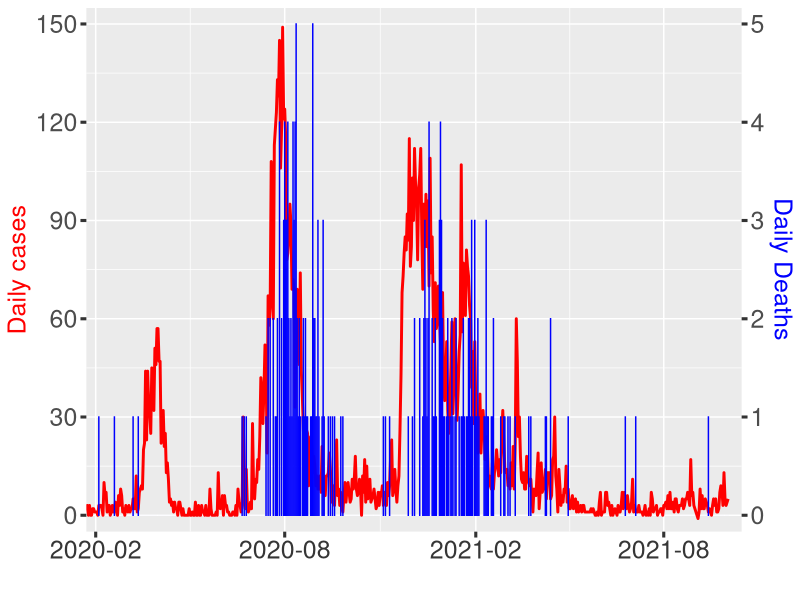
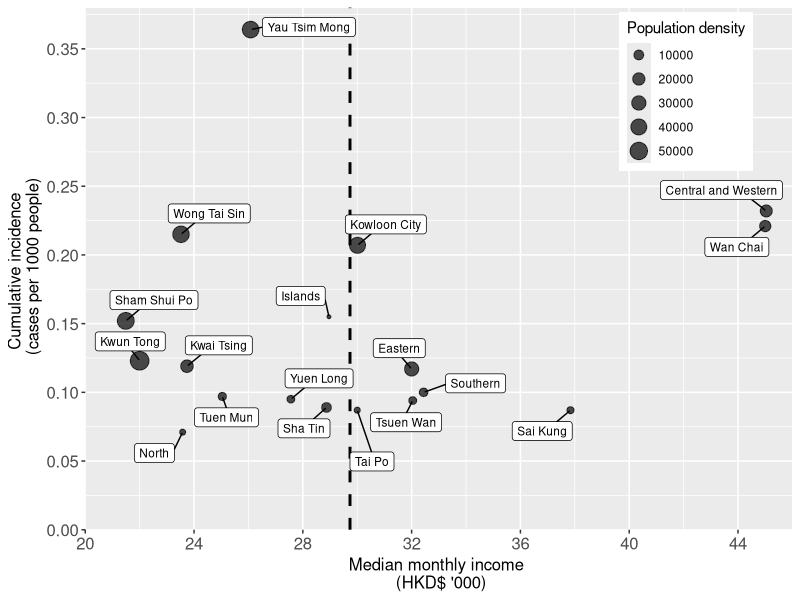
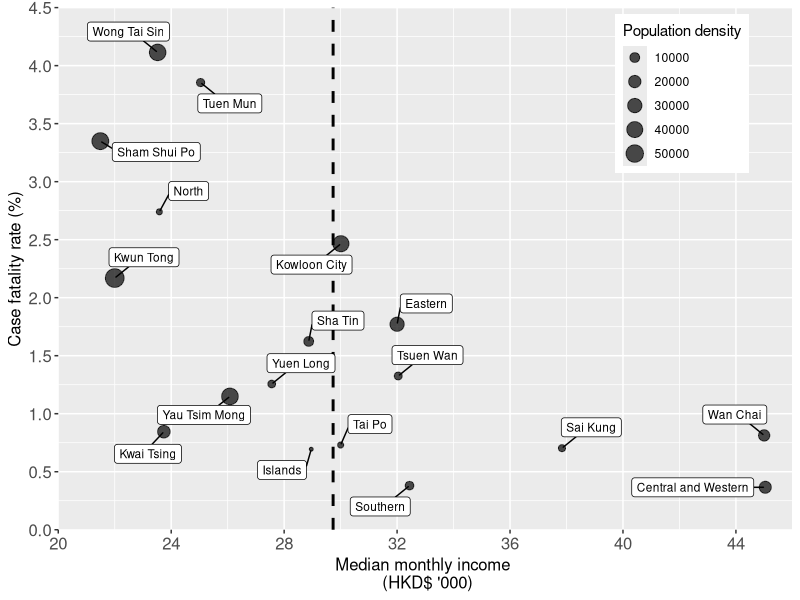
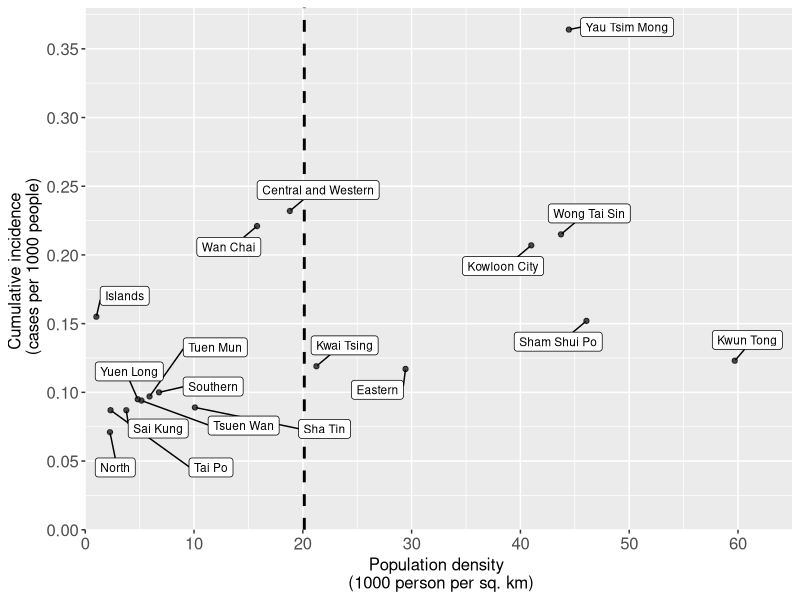
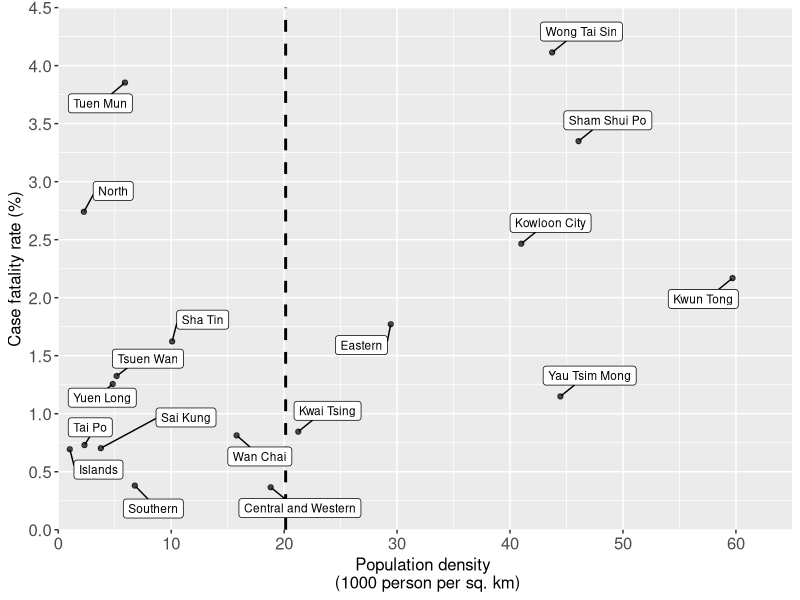
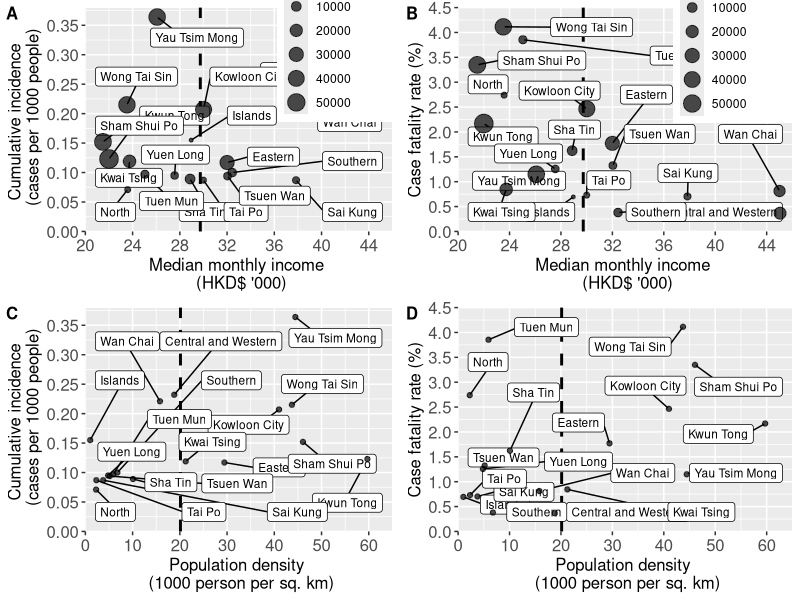
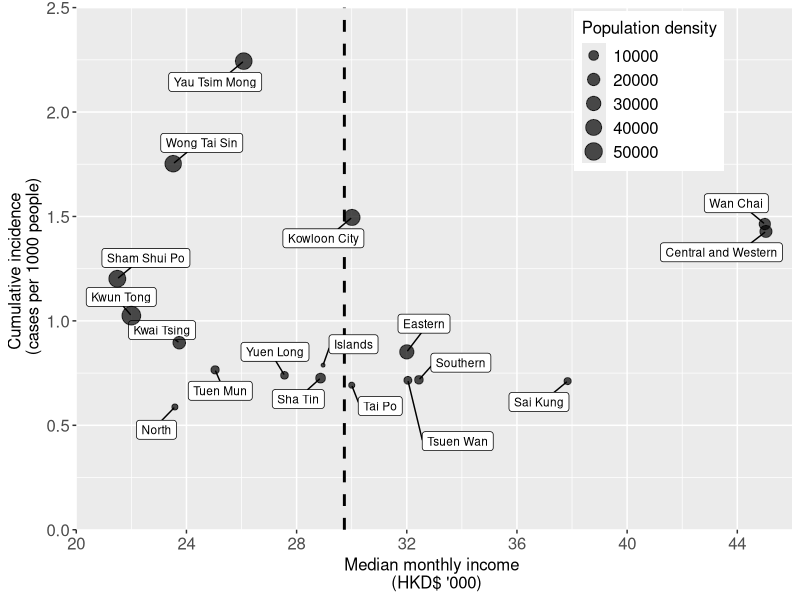
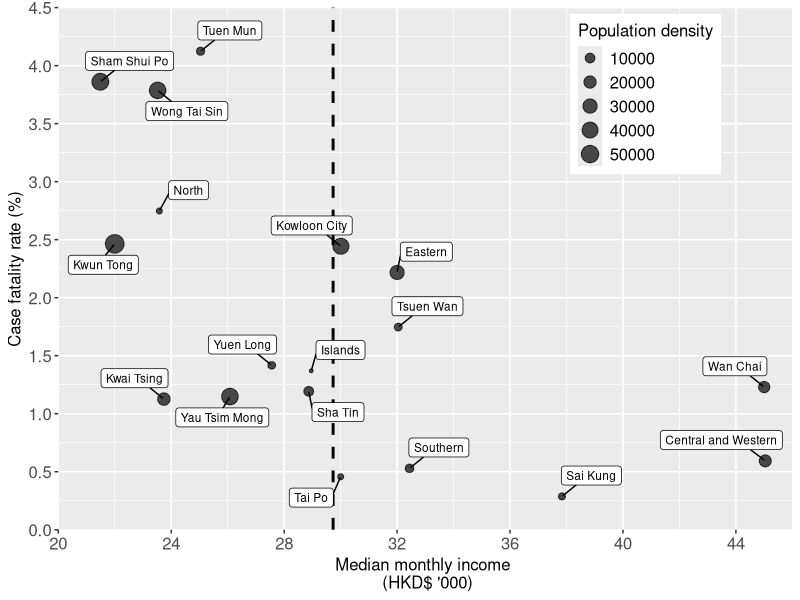

Reproduce these figures in R, in order.
if(!require(ggplot2)){
 install.packages("ggplot2")
}
if(!require(plyr)){
  install.packages("plyr")
}
if(!require(ggpubr)){
  install.packages("ggpubr")
}
if(!require(data.table)){
  install.packages("data.table")
}
if(!require(carData)){
  install.packages("carData")
}
if(!require(car)){
  install.packages("car")
}
if(!require(pscl)){
  install.packages("pscl")
}
if(!require(ggrepel)){
  install.packages("ggrepel")
}
if(!require(patchwork)){
  install.packages("patchwork")
}
if(!require(reshape2)){
  install.packages("reshape2")
}
if(!require(tidyr)){
  install.packages("tidyr")
}
if(!require(dplyr)){
  install.packages("dplyr")
}
if(!require(lubridate)){
  install.packages("lubridate")
}
if(!require(reshape2)){
  install.packages("reshape2")
}
if(!require(scales)){
  install.packages("scales")
}
if(!require(forcats)){
  install.packages("forcats")
}
if(!require(corrplot)){
  install.packages("corrplot")
}
if(!require(Hmisc)){
  install.packages("Hmisc")
}

library(ggplot2)
library(plyr)
library(ggpubr)
library(data.table)
library(carData)
library(car)
library(pscl)
library(ggrepel)
library(patchwork)
library(reshape2)
library(tidyr)
library(dplyr)
library(lubridate)
library(reshape2)
library(scales)
library(forcats)
library(corrplot)
library(Hmisc)
options(ggrepel.max.overlaps = Inf)

#District & Territory Demographic
DD<-read.csv("data/dis_inc_cfr.csv")
DS<-read.csv("data/dis_inc_cfr_symptomatic.csv")
TS<-read.csv("data/Territory_symptomatic.csv")
Covid2<-read.csv("data/Covid model_symptomatic.csv")

#Data Management
Covid2_Elderly<-Covid2%>%group_by(Age)%>%filter(any(Age>64))
Covid2_Elderly_Death<-Covid2_Elderly%>%group_by(event)%>%filter(any(event=="1"))
Covid2_Elderly_Cases.in.district<-Covid2_Elderly%>%group_by(district)%>%dplyr::summarise(Total=n()) # use dplyr::summarise
Covid2_Elderly_Death.in.district<-Covid2_Elderly_Death%>%group_by(district)%>%dplyr::summarise(Death=n())
new_row1 = list("Tai Po",0)
new_row2 = list(district="Sai Kung",Death=0)
Covid2_Elderly_Death.in.district = rbind(Covid2_Elderly_Death.in.district,new_row1)
Covid2_Elderly_Death.in.district = rbind(Covid2_Elderly_Death.in.district,new_row2)
Covid2_Elderly.in.district=left_join(Covid2_Elderly_Cases.in.district, Covid2_Elderly_Death.in.district)
Covid2_Elderly.in.district<-Covid2_Elderly.in.district%>%mutate(CFR_elderly=round(Death/Total*100,2))
colnames(Covid2_Elderly.in.district)[c(1)]<-c("District")
CFR_Overview=left_join(Covid2_Elderly.in.district, DS)
CFR_Overview<-subset(CFR_Overview,select =c(District,CFR_elderly,cfr_percent,income_trans,population_density))

#Sampling Distribution
Latest<-read.csv("data/Latest Situation.csv")

Latest$Report.date<-dmy(Latest$Report.date)
Latest<-Latest%>% mutate(Daily= Number.of.confirmed.cases - lag(Number.of.confirmed.cases, default = 0))
Latest<-Latest%>% mutate(Death= Number.of.death.cases - lag(Number.of.death.cases, default = 0))

Figure1B<-ggplot(Latest, aes(x=Report.date)) +
  geom_line(aes(y=Daily),size=1,color="red") + 
  geom_bar(aes(y=Death*30),width = 0.01,stat = "identity",color="blue") +  
  scale_x_date(date_labels = "%Y-%m", 
               breaks = seq(as.Date("2020-02-1"), as.Date("2021-10-1"), by="6 month"),expand = c(0,0),limits = c(as.Date("2020-01-23"), as.Date("2021-10-15"))) + 
  labs(x="") + 
  theme(axis.text.x=element_text(hjust=0.5)) +
  scale_y_continuous(name="Daily cases",expand=c(0,0),limits = c(-5, 155),breaks = seq(0, 150, 30), 
                     sec.axis = sec_axis(~./30,name = "Daily Deaths")) +   
  theme(axis.text.x=element_text(size=18,color = "#363636"),
        axis.text.y=element_text(size=18),
        axis.title = element_text(size = 18,color="red"),
        axis.title.y.right = element_text(size=18, color = "blue"),
        axis.ticks.length=unit(.15, "cm"),
        axis.ticks = element_line(size = 1.05))
Figure1B

#Scatter Plot_Total#
Scatter_Total_CI_I<-ggplot(DD,aes(x=Income_1k, y=Cumulative.Incidence.Rate_percentage, size =population_density, label=District)) + 
  geom_vline(xintercept=c(mean(DD$Income_1k)), linetype="dashed",lwd=1) + 
  geom_label_repel(size = 3,min.segment.length = 0, box.padding = 0.5)+ geom_point(alpha=0.7)+
  xlab("Median monthly income \n (HKD$ '000)") + ylab("Cumulative incidence \n (cases per 1000 people)") + labs(size="Population density")
Scatter_Total_CI_I<-Scatter_Total_CI_I + scale_x_continuous(expand= c(0,0), limits = c(20,46),breaks = seq(20, 46, 4)) +
  scale_y_continuous(expand=c(0,0), limits=c(0,0.38), breaks= seq(0,0.35,0.05)) + labs(size="Population density")+
  theme(axis.text=element_text(size=12), axis.title = element_text(size = 12), legend.position = c(0.85,0.84)) 
Scatter_Total_CI_I

Scatter_Total_CFR_I<-ggplot(DD,aes(x=Income_1k, y=cfr_percent, size =population_density, label=District)) + 
  geom_vline(xintercept=c(mean(DD$Income_1k)), linetype="dashed",lwd=1) +
  geom_label_repel(size = 3,min.segment.length = 0, box.padding = 0.5)+ geom_point(alpha=0.7)+
  xlab("Median monthly income \n (HKD$ '000)") + ylab("Case fatality rate (%)")
Scatter_Total_CFR_I<-Scatter_Total_CFR_I + scale_x_continuous(expand= c(0,0), limits = c(20,46),breaks = seq(20, 46, 4)) +
  scale_y_continuous(expand=c(0,0), limits=c(0,4.5), breaks= seq(0,4.5,0.5)) + labs(size="Population density")+
  theme(axis.text=element_text(size=12), axis.title = element_text(size = 12), legend.position = c(0.85,0.835)) 
Scatter_Total_CFR_I

Scatter_Total_CI_PD<-ggplot(DD,aes(x=population.density_1k, y=Cumulative.Incidence.Rate_percentage, label=District))+ 
  geom_vline(xintercept=c(mean(DD$population.density_1k)), linetype="dashed",lwd=1) +
  geom_label_repel(size = 3,min.segment.length = 0, box.padding = 0.5)+ geom_point(alpha=0.7)+
  xlab("Population density \n (1000 person per sq. km)") + ylab("Cumulative incidence \n (cases per 1000 people)")
Scatter_Total_CI_PD<-Scatter_Total_CI_PD + scale_x_continuous(expand= c(0,0), limits = c(0,65),breaks = seq(0, 60, 10)) +
  scale_y_continuous(expand=c(0,0), limits=c(0,0.38), breaks= seq(0,0.35,0.05))+
  theme(axis.text=element_text(size=12), axis.title = element_text(size = 12))
Scatter_Total_CI_PD

Scatter_Total_CFR_PD<-ggplot(DD,aes(x=population.density_1k, y=cfr_percent, label=District)) + 
  geom_vline(xintercept=c(mean(DD$population.density_1k)), linetype="dashed",lwd=1) +
  geom_label_repel(size = 3,min.segment.length = 0, box.padding = 0.5)+ geom_point(alpha=0.7)+
  xlab("Population density \n (1000 person per sq. km)") + ylab("Case fatality rate (%)")
Scatter_Total_CFR_PD<-Scatter_Total_CFR_PD + scale_x_continuous(expand= c(0,0), limits = c(0,65),breaks = seq(0, 60, 10)) +
  scale_y_continuous(expand=c(0,0), limits=c(0,4.5), breaks= seq(0,4.5,0.5))+
  theme(axis.text=element_text(size=12), axis.title = element_text(size = 12))
Scatter_Total_CFR_PD

FigureS6<-ggarrange(Scatter_Total_CI_I,Scatter_Total_CFR_I,Scatter_Total_CI_PD,Scatter_Total_CFR_PD,
                    labels = c("A","B","C","D"),font.label = list(size = 12),
                    ncol = 2, nrow = 2)
FigureS6

#Scatter Plot_Symptomatic#
Scatter_Symptomatic_CI_I<-ggplot(DS,aes(x=income_trans, y=inc_perk, size =population_density, label=District)) + 
  geom_vline(xintercept=c(mean(DD$Income_1k)), linetype="dashed",lwd=1) +
  geom_label_repel(size = 3,min.segment.length = 0, box.padding = 0.5)+ geom_point(alpha=0.7)+
  xlab("Median monthly income \n (HKD$ '000)") + ylab("Cumulative incidence \n (cases per 1000 people)") + labs(size="Population density")
Scatter_Symptomatic_CI_I<-Scatter_Symptomatic_CI_I + scale_x_continuous(expand= c(0,0), limits = c(20,46),breaks = seq(20, 46, 4)) +
  scale_y_continuous(expand=c(0,0), limits=c(0,2.5), breaks= seq(0,2.5,0.5)) + labs(size="Population density")+
  theme(axis.text=element_text(size=12), axis.title = element_text(size = 12), legend.position = c(0.8,0.84),
        legend.title = element_text(size=12),legend.text = element_text(size=12))
Scatter_Symptomatic_CI_I

Scatter_Symptomatic_CFR_I<-ggplot(DS,aes(x=income_trans, y=cfr_percent, size =population_density, label=District)) + 
  geom_vline(xintercept=c(mean(DD$Income_1k)), linetype="dashed",lwd=1) +
  geom_label_repel(size = 3,min.segment.length = 0, box.padding = 0.5)+ geom_point(alpha=0.7) +
  xlab("Median monthly income \n (HKD$ '000)") + ylab("Case fatality rate (%)")
Scatter_Symptomatic_CFR_I<-Scatter_Symptomatic_CFR_I + scale_x_continuous(expand= c(0,0), limits = c(20,46),breaks = seq(20, 46, 4)) +
  scale_y_continuous(expand=c(0,0), limits=c(0,4.5), breaks= seq(0,4.5,0.5)) + labs(size="Population density")+
  theme(axis.text=element_text(size=12), axis.title = element_text(size = 12), legend.position = c(0.8,0.835),
        legend.title = element_text(size=12),legend.text = element_text(size=12))
Scatter_Symptomatic_CFR_I

Scatter_Symptomatic_CI_PD<-ggplot(DS,aes(x=population_density_1000, y=inc_perk, label=District)) + 
  geom_vline(xintercept=c(mean(DD$population.density_1k)), linetype="dashed",lwd=1) +
  geom_label_repel(size = 3,min.segment.length = 0, box.padding = 0.5)+ geom_point(alpha=0.7) +
  xlab("Population density \n (1000 Person per sq. km)") + ylab("Cumulative incidence \n (cases per 1000 people)")
Scatter_Symptomatic_CI_PD<-Scatter_Symptomatic_CI_PD + scale_x_continuous(expand= c(0,0), limits = c(0,65),breaks = seq(0, 60, 10)) +
  scale_y_continuous(expand=c(0,0), limits=c(0,2.5), breaks= seq(0,2.5,0.5))+
  theme(axis.text=element_text(size=12), axis.title = element_text(size = 12))
Scatter_Symptomatic_CI_PD

Scatter_Symptomatic_CFR_PD<-ggplot(DS,aes(x=population_density_1000, y=cfr_percent, label=District)) + 
  geom_vline(xintercept=c(mean(DD$population.density_1k)), linetype="dashed",lwd=1) +
  geom_label_repel(size = 3,min.segment.length = 0, box.padding = 0.5)+ geom_point(alpha=0.7)+
  xlab("Population density \n 1000 Person per sq. km)") + ylab("Case fatality rate (%)")
Scatter_Symptomatic_CFR_PD<-Scatter_Symptomatic_CFR_PD + scale_x_continuous(expand= c(0,0), limits = c(0,65),breaks = seq(0, 60, 10)) +
  scale_y_continuous(expand=c(0,0), limits=c(0,4.5), breaks= seq(0,4.5,0.5))+
  theme(axis.text=element_text(size=12), axis.title = element_text(size = 12))
Scatter_Symptomatic_CFR_PD

Figure2<-ggarrange(Scatter_Symptomatic_CI_I,Scatter_Symptomatic_CFR_I,Scatter_Symptomatic_CI_PD,Scatter_Symptomatic_CFR_PD,
                   labels = c("A","B","C","D"), font.label = list(size = 12),
                   ncol = 2, nrow = 2)
Figure2

Scatter_CFR_Comparsion<-ggplot(CFR_Overview,aes(x=cfr_percent, y=CFR_elderly, label=District)) + 
  geom_label_repel(size = 3.5,min.segment.length = 0, box.padding = 0.5)+ geom_point(alpha=0.7,size=5)+
  xlab("Case fatality rate \n in symptomatic patients (%)") + ylab(" Case fatality rate \n in elderly (%)") + 
  scale_x_continuous(expand= c(0,0), limits = c(0,4.5),breaks = seq(0, 4, 1)) +
  scale_y_continuous(expand=c(0,0.1), limits=c(0,18), breaks= seq(0,18,2))+
  theme(axis.text=element_text(size=18), axis.title = element_text(size = 18)) 
Scatter_CFR_Comparsion

Scatter_Symptomatic_Elderly_CFR_I<-ggplot(CFR_Overview,aes(x=income_trans, y=CFR_elderly, size =population_density, label=District)) + 
  geom_vline(xintercept=c(mean(CFR_Overview$income_trans)), linetype="dashed",lwd=1) +
  geom_label_repel(size = 8.5,min.segment.length = 0, box.padding = 0.5)+ geom_point(alpha=0.7) +
  xlab("Median monthly income \n (HKD$ '000)") + ylab("Case fatality rate in elderly (%)") + 
  scale_x_continuous(expand= c(0,0), limits = c(20,46),breaks = seq(20, 46, 4)) +
  scale_y_continuous(expand=c(0,0.1), limits=c(0,20), breaks= seq(0,20,2)) + 
  labs(size="Population density")+
  theme(axis.text=element_text(size=18), axis.title = element_text(size = 18), 
        legend.position = c(0.8,0.835), legend.title = element_text(size=18), 
        legend.text = element_text(size=18))
Scatter_Symptomatic_Elderly_CFR_I

FigureS2<-ggarrange(Scatter_Symptomatic_Elderly_CFR_I, Scatter_CFR_Comparsion,
                    labels = c("A","B"), font.label = list(size = 18),
                    nrow = 1)
FigureS2

#Bar Chart_Symptomatic
level_order_TS<- factor(TS$Territory, level = c("KLE", "KLW", "NTW","HK","NTE"))

TS_CFR<-ggplot(TS, aes(x = level_order_TS, cfr,2, label=cfr)) + 
  geom_bar(stat = "identity") + 
  ggtitle("Case fatality rate") +
  xlab("Territories") +
  ylab("Percentage (%)") +
  geom_text(size = 5, position = position_stack(vjust =0.95), color="white") +
  scale_y_continuous(expand= c(0,0),breaks = seq(0, 3.5, 0.5)) + coord_cartesian(ylim = c(0, 3.5)) +
  theme(axis.text=element_text(size=16), axis.title = element_text(size = 15),plot.title = element_text(size = 15))
TS_CFR

TS_CDP<-ggplot(TS, aes(x = level_order_TS, y = CDPinPop_percent, label=CDPinPop_percent)) + 
  geom_bar(stat = "identity") +
  ggtitle("People with chronic disease") + ylab("Percentage (%)") +
  xlab("Territories") +
  geom_text(size = 5, position = position_stack(vjust =0.98), color="white") +
  scale_y_continuous(expand= c(0,0),breaks = seq(0, 30, 5)) + coord_cartesian(ylim = c(0, 30)) +
  theme(axis.text=element_text(size=16), axis.title = element_text(size = 15),plot.title = element_text(size = 15))
TS_CDP

FigureS3<-ggarrange(TS_CFR,TS_CDP,
                    labels = c("A","B"),
                    ncol = 2)
FigureS3

#correlation between CFR and CDPinPop_percent
cor(TS$cfr,TS$CDPinPop_percent,method="pearson")
cor.test(TS$cfr,TS$CDPinPop_percent)

#CFR among reporting delay & hospitalization time
Covid2<-read.csv("data/Covid model_symptomatic.csv")
Covid2_Delay<-read.csv("data/DeathRisk.csv")
Covid2_Delay2<-read.csv("data/DeathRisk_Individual.csv")
Covid2_agepercent<-read.csv("data/Covid model_symptomatic_2Income.csv")
Covid2_agepercent2<-read.csv("data/Covid model_symptomatic_70_2Income.csv")

Covid2$Income.Region<-factor(Covid2$Income.Region,levels=c("Low Income Region","Middle Income Region","High Income Region"))
Covid2$Grouped.Delay.Time <- factor(Covid2$Grouped.Delay.Time, level = c("0", "1", "2","3","4","5","6","7","8","9","10",">10"))

Covid2_agepercent$Income.Region<-factor(Covid2_agepercent$Income.Region,levels=c("High Income Region","Low and Middle Income Region"))
Covid2_agepercent$Gender.Age<-factor(Covid2_agepercent$Gender.Age,levels=c("Male(≤64 years old)","Female(≤64 years old)","Male(>64 years old)","Female(>64 years old)"))

Covid2_agepercent2$Income.Region<-factor(Covid2_agepercent2$Income.Region,levels=c("High Income Region","Low and Middle Income Region"))
Covid2_agepercent2$Gender.Age<-factor(Covid2_agepercent2$Gender.Age,levels=c("Male(≤69 years old)","Female(≤69 years old)","Male(>69 years old)","Female(>69 years old)"))

#Subset Data
Covid2_65<-Covid2 %>% filter(is.na(Age) | Age >= 65)
Covid2_65$Income.Region<-factor(Covid2_65$Income.Region,levels=c("Low Income Region","Middle Income Region","High Income Region"))

Delay_Total_LMH<-Covid2 %>% group_by(Income.Region)%>%count(Grouped.Delay.Time)
Delay_Total_LMH<-Delay_Total_LMH %>% group_by(Income.Region) %>% mutate(percentage=n/sum(n)*100)

Delay_Elderly_LMH<-Covid2_65 %>% group_by(Income.Region) %>% count(Grouped.Delay.Time)
Delay_Elderly_LMH<-Delay_Elderly_LMH %>% group_by(Income.Region) %>% mutate(percentage=n/sum(n)*100)
Delay <- data.frame(Income.Region=c("High Income Region"),Grouped.Delay.Time=c(0),n=c(0),percentage=c(0))
Delay$Grouped.Delay.Time<-as.factor(Delay$Grouped.Delay.Time)
Delay_Elderly_LMH<-rbind(Delay_Elderly_LMH, Delay)
remove(Delay)

Covid2_Alive<-Covid2%>%group_by(Income.Region,event)%>%filter(any(event == "0"))%>% count(Hospitalization.time)%>% mutate(percentage=n/sum(n)*100)
Covid2_Dead<-Covid2%>%group_by(Income.Region,event)%>%filter(any(event == "1"))%>% count(Hospitalization.time)%>% mutate(percentage=n/sum(n)*100)

#CFR over delay time
Covid2_Delay$Delay.Time <- factor(Covid2_Delay$Delay.Time, level = c(">1",">2",">3",">4",">5",">6",">7",">8",">9",">10",">11",">12"))
CFR_delay<-ggplot(Covid2_Delay,aes(x=Delay.Time, y=cfr_percent, group=1)) + geom_point(size = 3) + geom_line(size = 2) + 
  xlab("Reporting delay (days)") + ylab("Case fatality rate (%)") +
  scale_y_continuous(expand=c(0,0), limits=c(0,4.2), breaks= seq(0,4,1)) +
  theme(axis.text=element_text(size=18), axis.title = element_text(size = 18))
CFR_delay

Covid2_Delay2$Delay.time <- as.factor(Covid2_Delay2$Delay.time)
CFR_delay2<-ggplot(Covid2_Delay2,aes(x=Delay.time, y=CFR_3days,group=1)) + geom_point(size = 3) + geom_line(size = 2) + 
  xlab("Reporting delay (days)") + ylab("Case fatality rate (%)") + ggtitle("") +
  scale_y_continuous(expand=c(0,0), limits=c(0,3.2), breaks= seq(0,3,1)) +
  theme(axis.text=element_text(size= 18), axis.title = element_text(size = 18))
CFR_delay2

Figure3AB<-ggarrange(CFR_delay, CFR_delay2,
                   labels = c("A","B"),font.label = list(size = 18),
                   ncol = 1)
Figure3AB

#Proportion of delayed reporting time of symptomatic patients
level_order_Delay_Total  <- factor(Delay_Total_LMH$Grouped.Delay.Time, level = c("0", "1", "2","3","4","5","6","7","8","9","10",">10"))
Bar_Delay_Total_LMH<-ggplot(Delay_Total_LMH, aes(x=level_order_Delay_Total , y=percentage, label=percentage, fill = Income.Region, group = Income.Region)) + geom_bar(stat="identity", position = "dodge") + 
  ggtitle("Symptomatic patients") + xlab("Delay time (Days)") + 
  ylab("Percentage with \n different delay time") +
  scale_y_continuous(expand=c(0,0), limits = c(0, 25), breaks = seq(0, 25, 5)) + labs(fill="Income Region") +
  theme(plot.title = element_text(size=24), axis.text=element_text(size=23), axis.title = element_text(size = 24),
        legend.position = c(0.77,0.74), legend.key.size = unit(2,"cm"),legend.title = element_text(size=20),legend.text = element_text(size=18))
Bar_Delay_Total_LMH

#Proportion of delayed reporting time of elderly patients
Delay_Elderly_LMH$Income.Region<-factor(Delay_Elderly_LMH$Income.Region,levels=c("Low Income Region","Middle Income Region","High Income Region"))
level_order_Delay_Elderly <- factor(Delay_Elderly_LMH$Grouped.Delay.Time, level = c("0", "1", "2","3","4","5","6","7","8","9","10",">10"))

Bar_Delay_Elderly_LMH<-ggplot(Delay_Elderly_LMH, aes(x=level_order_Delay_Elderly , y=percentage, label=percentage, fill = Income.Region, group = Income.Region)) + geom_bar(stat="identity", position = "dodge") + 
  ggtitle("Symptomatic elderly patients") + xlab("Delay time (Days)") + ylab("Percentage with \n different delay time") +
  scale_y_continuous(expand=c(0,0), limits = c(0, 25), breaks = seq(0, 25, 5)) + labs(fill="Income Region") +
  theme(plot.title = element_text(size=12), axis.text=element_text(size=12), axis.title = element_text(size = 12), 
        legend.position = c(0.77,0.74), legend.key.size = unit(2,"cm"),legend.title = element_text(size=20),legend.text = element_text(size=18))
Bar_Delay_Elderly_LMH

#Percentage of severe delay patients
my.labels <- c("Low and middle \n income region",
               "High \n income region")
Bar_Percentage<-ggplot(Covid2_agepercent, aes(x= fct_rev(Income.Region), y= Percentage_65, fill = fct_rev(Gender.Age))) + 
  ggtitle("Symptomatic patients") + xlab("") + coord_flip() +
  ylab("Percentage with \n severe reporting delay (>10 days)") + scale_x_discrete(labels= my.labels) +
  geom_col(width = 0.6, position = position_dodge(0.7)) +
  scale_fill_viridis_d(breaks = rev, direction = -1) +
  scale_y_continuous(expand=c(0,0), limits = c(0, 13), breaks = seq(0, 12, 2)) + labs(fill="Income Region") +
  theme(plot.title = element_text(size=12), axis.text.x=element_text(size= 12), 
        axis.title = element_text(size = 12), axis.text.y =element_text(size= 12, angle = 90,vjust = 0.7, hjust=0.5,color = "#000000"),
        legend.position = c(0.8,0.8), legend.key.size = unit(1,"cm"),
        legend.title = element_text(size=12),legend.text = element_text(size=12)) +
  scale_fill_manual(values = c("Male(≤64 years old)" = "#ADD8E6","Female(≤64 years old)" = "#ffcccb","Male(>64 years old)" = "#00008B","Female(>64 years old)" = "#8b0000"))
Bar_Percentage

Bar_Percentage_70<-ggplot(Covid2_agepercent2, aes(x= fct_rev(Income.Region), y= Percentage, fill = fct_rev(Gender.Age))) + 
  ggtitle("Symptomatic patients") + xlab("") + coord_flip() +
  ylab("Percentage with \n severe reporting delay (>10 days)") + scale_x_discrete(labels= my.labels) +
  geom_col(width = 0.6, position = position_dodge(0.7)) +
  scale_fill_viridis_d(breaks = rev, direction = -1) +
  scale_y_continuous(expand=c(0,0), limits = c(0, 13), breaks = seq(0, 12, 2)) + labs(fill="Income Region") +
  theme(plot.title = element_text(size=24), axis.text.x=element_text(size= 22), 
        axis.title = element_text(size = 24), axis.text.y =element_text(size= 24, angle = 90,vjust = 0.7, hjust=0.5,color = "#000000"),
        legend.position = c(0.8,0.8), legend.key.size = unit(1,"cm"),
        legend.title = element_text(size=20),legend.text = element_text(size=18)) +
  scale_fill_manual(values = c("Male(≤69 years old)" = "#ADD8E6","Female(≤69 years old)" = "#ffcccb","Male(>69 years old)" = "#00008B","Female(>69 years old)" = "#8b0000"))
Bar_Percentage_70

Figure3CDE<-ggarrange(Bar_Delay_Total_LMH,Bar_Delay_Elderly_LMH,Bar_Percentage,
                   labels = c("C","D","E"),
                   ncol = 1,nrow=3)
Figure3CDE

#CFR over hospitalization time
Covid2_Alive.Hist<-ggplot(Covid2_Alive, aes(x=Hospitalization.time, y = percentage, label=percentage)) + 
  scale_x_continuous(expand= c(0,0), limits = c(0,100),breaks = seq(0, 100, 10)) +
  geom_bar(stat = "identity") + scale_y_continuous(expand= c(0,0), limits = c(0,8.5),breaks = seq(0, 10, 1)) + 
  facet_grid(factor(Income.Region, levels=c("Low Income Region", "Middle Income Region","High Income Region"))~.) + 
  labs(title="Alive group distribution",x="Hospitalization time (Days))", y = "Percentage (%)") + 
  theme(panel.spacing.y = unit(12, "pt"),strip.text.y = element_text(size = 12), 
        axis.text=element_text(size=8), axis.title = element_text(size = 12),plot.title = element_text(size = 12))
Covid2_Alive.Hist

Covid2_Dead.Hist<-ggplot(Covid2_Dead, aes(x=Hospitalization.time, y = percentage, label=percentage)) + 
  scale_x_continuous(expand= c(0,0), limits = c(0,100),breaks = seq(0, 100, 10)) +
  geom_bar(stat = "identity") + scale_y_continuous(expand= c(0,0), limits = c(0,30),breaks = seq(0, 30, 5)) + 
  facet_grid(factor(Income.Region, levels=c("Low Income Region", "Middle Income Region","High Income Region"))~.) + 
  labs(title="Dead group distribution",x="Hospitalization time (Days))", y = "Percentage (%)") + 
  theme(panel.spacing.y = unit(12, "pt"),strip.text.y = element_text(size = 12), 
        axis.text=element_text(size=8), axis.title = element_text(size = 12),plot.title = element_text(size = 12))
Covid2_Dead.Hist

FigureSA<-ggarrange(Covid2_Alive.Hist,Covid2_Dead.Hist,
                    labels = c("A","B"),font.label = list(size = 12),
                    ncol = 1, nrow = 2)
FigureSA

#Correlation
DD<-read.csv("data/dis_inc_cfr.csv")
DS<-read.csv("data/dis_inc_cfr_symptomatic.csv")
Covid<-read.csv("data/Covid model.csv")
Covid2<-read.csv("data/Covid model_symptomatic.csv")
Covid2_Dead<-Covid2%>%group_by(event)%>%filter(any(event=="1"))

#Matrix
df<-data.frame(DD$inc_perk,DD$cfr_percent,DD$population_density,DD$Income, DD$Average.Age,DD$Average.Patient.Age,DD$aht)
df2<-data.frame(DS$inc_perk,DS$cfr_percent,DS$population_density,DS$Income,DS$adt, DS$Average.Age,DS$Average.Patient.Age,DS$aht)
df3<-data.frame(Covid2$event,Covid2$Numeric.Gender,Covid2$Age,Covid2$Hospitalization.time,Covid2$Delay.Time)
df4<-data.frame(Covid2_Dead$Numeric.Gender,Covid2_Dead$Age,Covid2_Dead$Hospitalization.time,Covid2_Dead$Delay.Time)

#Correlation Function
cor.mtest <- function(mat, ...) {
  mat <- as.matrix(mat)
  n <- ncol(mat)
  p.mat<- matrix(NA, n, n)
  diag(p.mat) <- 0
  for (i in 1:(n - 1)) {
    for (j in (i + 1):n) {
      tmp <- cor.test(mat[, i], mat[, j], ...)
      p.mat[i, j] <- p.mat[j, i] <- tmp$p.value
    }
  }
  colnames(p.mat) <- rownames(p.mat) <- colnames(mat)
  p.mat
}

#Correlation Matrix
M1<-cor(df)
colnames(M1) <- c("CI", "CFR", "Population Density", "Median Income", "Average Age", "Average Patient Age","Average Hospitalization Time")
rownames(M1) <- c("CI", "CFR", "Population Density", "Median Income", "Average Age", "Average Patient Age","Average Hospitalization Time")
head(M1)
p.mat <- cor.mtest(df)
colnames(p.mat) <- c("CI", "CFR", "Population Density", "Median Income", "Average Age", "Average Patient Age","Average Hospitalization Time")
rownames(p.mat) <- c("CI", "CFR", "Population Density", "Median Income", "Average Age", "Average Patient Age","Average Hospitalization Time")
head(p.mat)
FigureS1A<-corrplot(M1, method="color", tl.col="black", tl.srt=75, type="upper",p.mat = p.mat,
                    sig.level = 0.05, title = "Total patients",mar=c(0,0,1,0))

M2<-cor(df2)
colnames(M2) <- c("CI", "CFR", "Population Density", "Median Income", "Average Delay Time", "Average Age", "Average Patient Age", "Average Hospitalization Time")
rownames(M2) <- c("CI", "CFR", "Population Density", "Median Income", "Average Delay Time", "Average Age", "Average Patient Age", "Average Hospitalization Time")
head(M2)
p2.mat <- cor.mtest(df2)
colnames(p2.mat) <- c("CI", "CFR", "Population Density", "Median Income", "Average Delay Time", "Average Age", "Average Patient Age", "Average Hospitalization Time")
rownames(p2.mat) <- c("CI", "CFR", "Population Density", "Median Income", "Average Delay Time", "Average Age", "Average Patient Age", "Average Hospitalization Time")
head(p2.mat)
FigureS1B<-corrplot(M2, method="color", tl.col="black", tl.srt=75, type="upper",p.mat = p2.mat,
                    sig.level = 0.05, title = "Symptomatic patients",mar=c(0,0,1,0))

M3<-cor(df3)
head(M3)
colnames(M3) <- c("Deceased Condition", "Gender", "Age", "Hospitalization Time", "Report Delay Time")
rownames(M3) <- c("Deceased Condition", "Gender", "Age", "Hospitalization Time", "Report Delay Time")
p3.mat <- cor.mtest(df3)
colnames(p3.mat) <- c("Deceased Condition", "Gender", "Age", "Hospitalization Time", "Report Delay Time")
rownames(p3.mat) <- c("Deceased Condition", "Gender", "Age", "Hospitalization Time", "Report Delay Time")
head(p3.mat)
Figure3F<-corrplot(M3, method="color", tl.col="black", tl.srt=75, type="upper",p.mat = p3.mat,
                    sig.level = 0.05, title = "Symptomatic patients",mar=c(0,0,1,0))

M4<-cor(df4)
head(M4)
colnames(M4) <- c("Gender", "Age", "Hospitalization Time", "Report Delay Time")
rownames(M4) <- c("Gender", "Age", "Hospitalization Time", "Report Delay Time")
p4.mat <- cor.mtest(df4)
colnames(p4.mat) <- c("Gender", "Age", "Hospitalization Time", "Report Delay Time")
rownames(p4.mat) <- c("Gender", "Age", "Hospitalization Time", "Report Delay Time")
head(p4.mat)
FigureS4<-corrplot(M4, method="color", tl.col="black", tl.srt=75, type="upper",
                   p.mat = p4.mat, sig.level = 0.05,title = "Symptomatic Deceased patients",mar=c(0,0,1,0))
